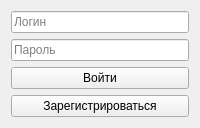
<?xml version="1.0" encoding="UTF-8"?>
<ui version="4.0">
 <class>LoginWindow</class>
 <widget class="QWidget" name="LoginWindow">
  <property name="windowTitle">
   <string>Авторизация</string>
  </property>
  <layout class="QVBoxLayout" name="verticalLayout">
   <item>
    <widget class="QLineEdit" name="loginInput">
     <property name="placeholderText">
      <string>Логин</string>
     </property>
    </widget>
   </item>
   <item>
    <widget class="QLineEdit" name="passwordInput">
     <property name="echoMode">
      <enum>QLineEdit::Password</enum>
     </property>
     <property name="placeholderText">
      <string>Пароль</string>
     </property>
    </widget>
   </item>
   <item>
    <widget class="QPushButton" name="loginButton">
     <property name="text">
      <string>Войти</string>
     </property>
    </widget>
   </item>
   <item>
    <widget class="QPushButton" name="registerButton">
     <property name="text">
      <string>Зарегистрироваться</string>
     </property>
    </widget>
   </item>
  </layout>
 </widget>
 <resources/>
 <connections/>
</ui>
